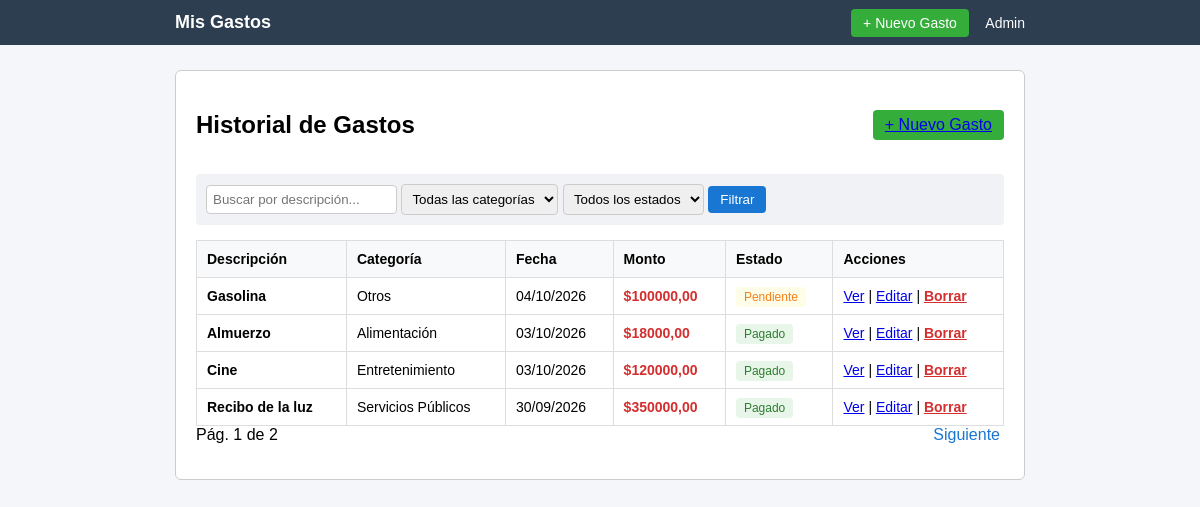
The page / on the database its author committed.
### modulo/models.py (models this page shows, shortened)
class Gasto(models.Model):
    CATEGORIAS = [
        ('ALIMENTACION', 'Alimentación'),
        ('TRANSPORTE', 'Transporte'),
        ('SERVICIOS', 'Servicios Públicos'),
        ('EDUCACION', 'Educación'),
        ('ENTRETENIMIENTO', 'Entretenimiento'),
        ('SALUD', 'Salud'),
        ('OTROS', 'Otros'),
    ]
    usuario = models.ForeignKey(User, on_delete=models.CASCADE)
    descripcion = models.CharField(max_length=200)
    monto = models.DecimalField(max_digits=10, decimal_places=2)
    categoria = models.CharField(max_length=20, choices=CATEGORIAS, default='OTROS')
    fecha = models.DateField(default=timezone.now)
    pagado = models.BooleanField(default=True)
    class Meta:
        ordering = ['-fecha']

### modulo/views.py (the view)
# urls.py: path('', views.lista_gastos, name='lista_gastos'),
def lista_gastos(request):
    gastos = Gasto.objects.all()
    q = request.GET.get('q', '')
    cat = request.GET.get('categoria', '')
    pag = request.GET.get('pagado', '')
    if q:
        gastos = gastos.filter(descripcion__icontains=q)
    if cat:
        gastos = gastos.filter(categoria=cat)
    if pag in ['True', 'False']:
        gastos = gastos.filter(pagado=(pag == 'True'))
    paginator = Paginator(gastos, 4)
    page_number = request.GET.get('page')
    page_obj = paginator.get_page(page_number)
    context = {
        'page_obj': page_obj,
        'categorias': Gasto.CATEGORIAS,
        'q': q,
        'categoria_filtro': cat,
        'pagado_filtro': pag,
    }
    return render(request, 'modulo/gasto_list.html', context)

### modulo/templates/modulo/gasto_list.html (shortened to what this page needs)
{% extends 'modulo/base.html' %}
{% load static %}
{% block extra_css %}
    <link rel="stylesheet" href="{% static 'modulo/css/lista.css' %}">
{% endblock %}
{% block content %}
<div class="tarjeta">
    <div class="cabecera">
        <h2>Historial de Gastos</h2>
        <a href="{% url 'crear_gasto' %}" class="btn-nuevo">+ Nuevo Gasto</a>
    </div>
    <form method="get" class="filtros">
        <input type="text" name="q" value="{{ q }}" placeholder="Buscar por descripción...">
        <select name="categoria">
            <option value="">Todas las categorías</option>
        </select>
        <select name="pagado">
            <option value="">Todos los estados</option>
        </select>
        <button type="submit" class="btn-azul">Filtrar</button>
    </form>
    <table>
        <thead>
            <tr>
                <th>Descripción</th>
                <th>Categoría</th>
                <th>Fecha</th>
                <th>Monto</th>
                <th>Estado</th>
                <th>Acciones</th>
            </tr>
        </thead>
        <tbody>
            {% for gasto in page_obj %}
            <tr>
                <td><strong>{{ gasto.descripcion }}</strong></td>
                <td>{{ gasto.get_categoria_display }}</td>
                <td>{{ gasto.fecha|date:"d/m/Y" }}</td>
                <td class="monto">${{ gasto.monto }}</td>
                <td>
                    {% if gasto.pagado %}
                        <span class="badge pagado">Pagado</span>
                    {% else %}
                        <span class="badge pendiente">Pendiente</span>
                    {% endif %}
                </td>
                <td>
                    <a href="{% url 'detalle_gasto' gasto.pk %}">Ver</a> |
                    <a href="{% url 'editar_gasto' gasto.pk %}">Editar</a> |
                    <a href="{% url 'eliminar_gasto' gasto.pk %}" class="texto-rojo">Borrar</a>
                </td>
            </tr>
            {% empty %}
            <tr>
                <td colspan="6" class="fila-vacia">No hay gastos registrados.</td>
            </tr>
            {% endfor %}
        </tbody>
    </table>
    {% if page_obj.has_other_pages %}
    <div class="paginacion">
        <span>Pág. {{ page_obj.number }} de {{ page_obj.paginator.num_pages }}</span>
        <div>
            {% if page_obj.has_next %}
                <a href="?page={{ page_obj.next_page_number }}&q={{ q }}&categoria={{ categoria_filtro }}&pagado={{ pagado_filtro }}">Siguiente</a>
            {% endif %}
        </div>
    </div>
    {% endif %}
</div>
{% endblock %}

### modulo/templates/modulo/base.html (shortened to what this page needs)
{% load static %}
<!DOCTYPE html>
<html lang="es">
<head>
    <link rel="stylesheet" href="{% static 'modulo/css/base.css' %}">
    {% block extra_css %}{% endblock %}
</head>
<body>
    <header>
        <div class="contenedor">
            <a href="{% url 'lista_gastos' %}" class="logo">Mis Gastos</a>
            <nav>
                <a href="{% url 'crear_gasto' %}" class="btn-nuevo">+ Nuevo Gasto</a>
                <a href="/admin/" target="_blank">Admin</a>
            </nav>
        </div>
    </header>
    <main class="contenedor">
        {% block content %}{% endblock %}
    </main>
</body>
</html>

### modulo/static/modulo/css/base.css (style rules this page uses)
body { font-family: sans-serif; margin: 0; background-color: #f4f6f9; }
.contenedor { max-width: 850px; margin: 0 auto; padding: 0 15px; }
header { background-color: #2c3e50; padding: 12px 0; margin-bottom: 25px; }
header .contenedor { display: flex; justify-content: space-between; align-items: center; }
.logo { color: white; text-decoration: none; font-weight: bold; font-size: 18px; }
header nav a { color: white; text-decoration: none; margin-left: 12px; font-size: 14px; }
.btn-nuevo { background-color: #35ad3b; padding: 6px 12px; border-radius: 4px; }

### modulo/static/modulo/css/lista.css (style rules this page uses)
.tarjeta { background-color: white; border: 1px solid #ccc; padding: 20px; border-radius: 6px; }
.cabecera, .paginacion { display: flex; justify-content: space-between; align-items: center; margin-bottom: 15px; }
.filtros { margin-bottom: 15px; padding: 10px; background-color: #f0f2f5; border-radius: 4px; }
.filtros input, .filtros select { padding: 6px; border: 1px solid #ccc; border-radius: 4px; }
.btn-azul { background-color: #1976d2; color: white; border: none; padding: 6px 12px; border-radius: 4px; cursor: pointer; }
table { width: 100%; border-collapse: collapse; margin-top: 15px; }
th, td { padding: 10px; border: 1px solid #ddd; text-align: left; font-size: 14px; }
th { background-color: #f8f9fa; }
.monto, .texto-rojo { color: #d32f2f; font-weight: bold; }
.badge { padding: 3px 8px; border-radius: 4px; font-size: 12px; }
.pagado { background-color: #e8f5e9; color: #2e7d32; }
.pendiente { background-color: #fffde7; color: #f57f17; }
.paginacion a { margin: 0 4px; text-decoration: none; color: #1976d2; }

### rows shown on the page
Gasto: descripcion "Gasolina", categoria "Otros", fecha "04/10/2026", monto "100000,00", pagado "Pendiente"
Gasto: descripcion "Almuerzo", categoria "Alimentación", fecha "03/10/2026", monto "18000,00", pagado "Pagado"
Gasto: descripcion "Cine", categoria "Entretenimiento", fecha "03/10/2026", monto "120000,00", pagado "Pagado"
Gasto: descripcion "Recibo de la luz", categoria "Servicios Públicos", fecha "30/09/2026", monto "350000,00", pagado "Pagado"

### other values the page prints
{{ page_obj.number }} "1"
{{ page_obj.paginator.num_pages }} "2"
